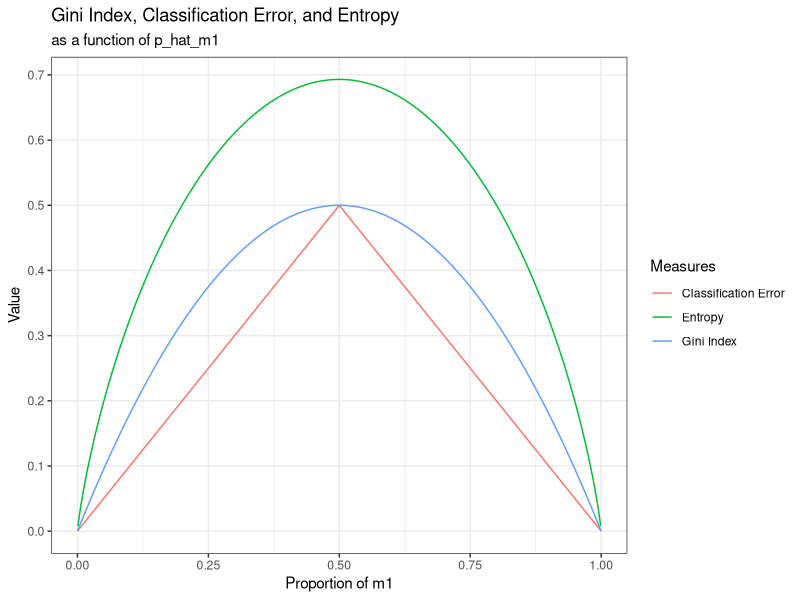
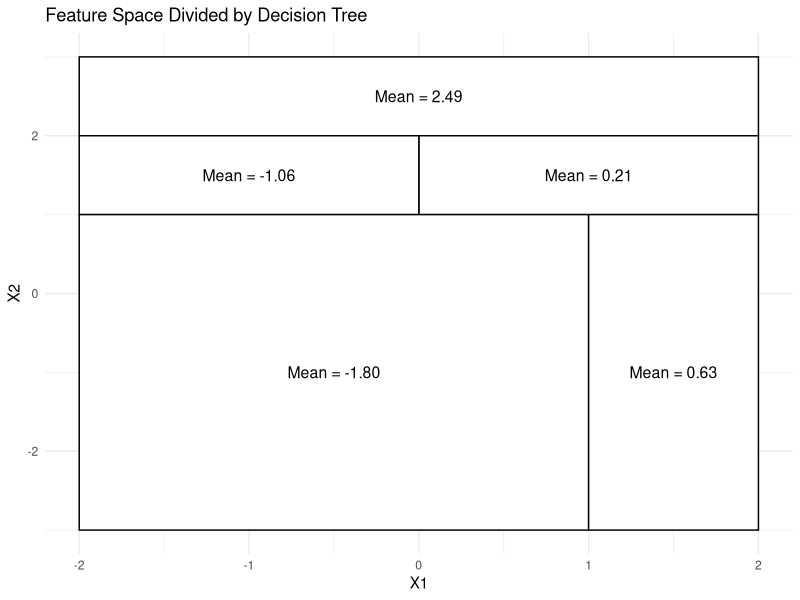

Generate these figures, in order, with R:
## ---- chunk 1
library(tidyverse)
library(ggplot2)

phat.m1 <- seq(0, 1, 0.001)
phat.m2 <- 1 - phat.m1

gini_index <- phat.m1*(1-phat.m1) + phat.m2*(1-phat.m2)
class_error <- 1 - pmax(phat.m1, phat.m2)
entropy <- -phat.m1*log(phat.m1) - phat.m2*log(phat.m2)


data.frame(phat.m1, phat.m2, class_error, gini_index, entropy) %>%
  pivot_longer(cols = c(class_error, gini_index, entropy), names_to = "measures") %>%
    ggplot(aes(x = phat.m1, y = value, col = factor(measures))) + 
    geom_line() + 
    scale_y_continuous(breaks = seq(0, 1, 0.1), minor_breaks = NULL) + 
    scale_color_hue(labels = c("Classification Error", "Entropy", "Gini Index")) +
    labs(title = "Gini Index, Classification Error, and Entropy", 
         subtitle = "as a function of p_hat_m1",
         col = "Measures", 
         y = "Value", 
         x = "Proportion of m1") +
  theme_bw()
## ---- chunk 2
library(ggplot2)

# Create an empty plot
ggplot() +
  # set the x and y limits
  xlim(c(-2, 2)) + 
  ylim(c(-3, 3)) +
  # Add rectangles for the regions
  geom_rect(aes(xmin=-2, xmax=2, ymin=2, ymax=3), fill="white", color="black") +
  geom_rect(aes(xmin=0, xmax=2, ymin=1, ymax=2), fill="white", color="black") +
  geom_rect(aes(xmin=-2, xmax=0, ymin=1, ymax=2), fill="white", color="black") +
  geom_rect(aes(xmin=-2, xmax=1, ymin=-3, ymax=1), fill="white", color="black") +
  geom_rect(aes(xmin=1, xmax=2, ymin=-3, ymax=1), fill="white", color="black") +
  # Annotate the regions with the corresponding mean values
  annotate("text", x = 0, y = 2.5, label = "Mean = 2.49", size=4) + 
  annotate("text", x = -1, y = 1.5, label = "Mean = -1.06", size=4) +
  annotate("text", x = 1, y = 1.5, label = "Mean = 0.21", size=4) +
  annotate("text", x = -0.5, y = -1, label = "Mean = -1.80", size=4) +
  annotate("text", x = 1.5, y = -1, label = "Mean = 0.63", size=4) +
  # Add labels and theme adjustments
  labs(x="X1", y="X2", title="Feature Space Divided by Decision Tree") +
  theme_minimal()
